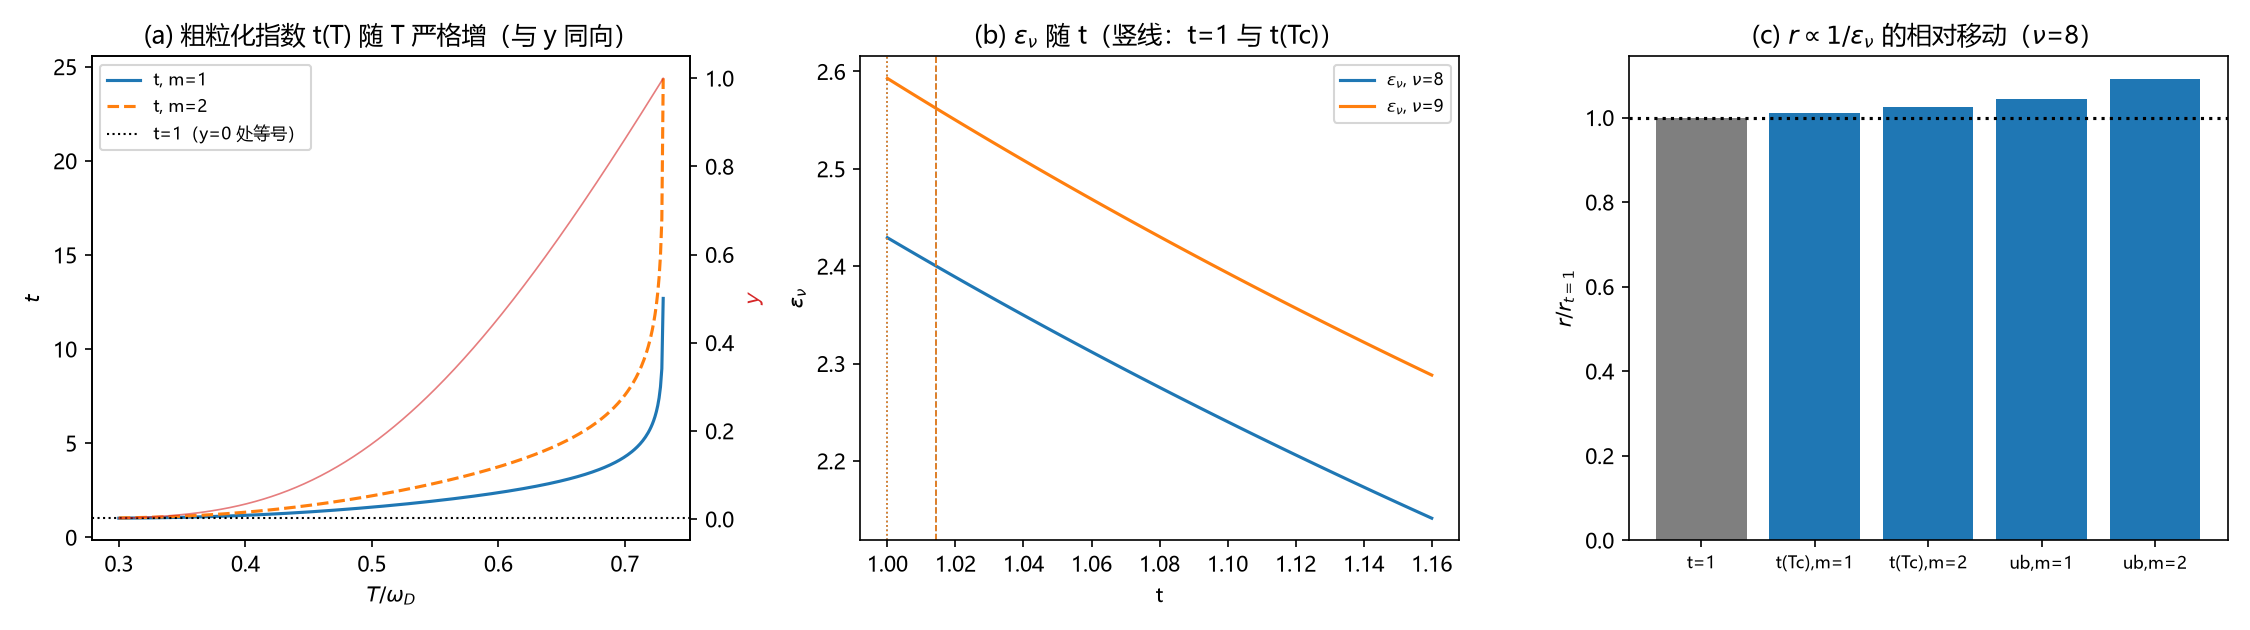

Reproduce this figure in Python.
# -*- coding: utf-8 -*-
"""环 15 / 审-6 重开（第 186 轮）：粗粒化指数 t 对逸度 y 的方向与下界，及 epsilon_nu 交接

登记口径（不新引参数）：
- R-158 ④：t(T) = 1 + m*ln(1-y(T))/ln p_pair(T)
- (15L.3)：y(T) = 2*pi*exp(-E_c/(k_B T))，E_c = (pi^2/2)*Upsilon，Upsilon = Upsilon_0*w(T)（185 轮）
- 下游：x_* = Fbar_nu^{-1}(p_c^{1/t})，eps_nu = 2 x_* f_nu(x_*)/pbar_nu(x_*)，r ∝ 1/eps_nu

本脚本只做三件事：
1. t(T) 在 T 上严格增（与 y 同向）——数值侧核对 186 轮定理 TargetPropTEffMMono；
2. t(T) >= 1 且等号只在 y=0——核对 TargetPropTEffMGeOne；
3. 由新 t(T_c) 重算 x_*、eps_nu 交接表，给出 r 的相对移动（r 的结构不变，只随 eps_nu 反比移动）。
"""
import json
import numpy as np
import matplotlib
matplotlib.use("Agg")
import matplotlib.pyplot as plt
from scipy.stats import chi2
from scipy.optimize import brentq

plt.rcParams["font.sans-serif"] = ["Microsoft YaHei", "SimHei", "DejaVu Sans"]
plt.rcParams["axes.unicode_minus"] = False

PC = 0.592746
NU = 9.0
TU = 1.3
TC = 0.3
XC = 4.5
BETA_K = 0.89294
UPS0_WP = 2.0 * 3.207211 / np.pi ** 2      # 185 轮工作点支 0.6499168


def w(x, n=40001):
    if x <= 0.0:
        return 1.0
    u = np.linspace(0.0, 1.0, n)
    return float(2.0 * np.trapezoid(u * np.tanh(u / (2.0 * x)), u))


WC = w(TC)
phic = 1.0 - chi2.cdf(XC, NU)
p_pair = lambda t: 1.0 - chi2.cdf(XC * WC / w(t), NU)
y_of = lambda t: 2.0 * np.pi * np.exp(-np.pi ** 2 * (UPS0_WP * w(t)) / (2.0 * t))
t_of = lambda T, m: 1.0 + m * np.log(1.0 - y_of(T)) / np.log(p_pair(T))

K_BREAK = 2.0 * np.log(2.0 * np.pi) / np.pi ** 2
T_BREAK = float(brentq(lambda T: UPS0_WP * w(T) / T - K_BREAK, TC, 2.0, xtol=1e-14))

out = {"w_Tc": WC, "p_at_Tc": phic, "Upsilon0_wp": UPS0_WP, "T_break": T_BREAK}

# ---- 1. 方向：t(T) 对 T（随 y 增）——数值核对 TargetPropTEffMMono ----
Ts = np.linspace(TC, T_BREAK - 1e-4, 400)
rows = []
for T in Ts:
    rows.append({"T": float(T), "w": w(float(T)), "y": y_of(float(T)),
                 "p_pair": p_pair(float(T)), "t_m1": t_of(float(T), 1), "t_m2": t_of(float(T), 2)})
t1 = np.array([r["t_m1"] for r in rows])
t2 = np.array([r["t_m2"] for r in rows])
out["t_m1_strict_increasing"] = bool(np.all(np.diff(t1) > 0))
out["t_m2_strict_increasing"] = bool(np.all(np.diff(t2) > 0))
out["t_min_over_domain_m1"] = float(t1.min())
out["t_min_over_domain_m2"] = float(t2.min())
out["t_at_Tc_m1"] = t_of(TC, 1)
out["t_at_Tc_m2"] = t_of(TC, 2)
out["t_at_domain_end_m1"] = float(t1[-1])
out["t_at_domain_end_m2"] = float(t2[-1])

# ---- 2. 下界：t>=1（y in [0,1)），等号只在 y=0（T=0 侧，w(0)=1、y→0） ----
out["t_ge_one_all"] = bool(np.all(t1 >= 1.0 - 1e-15) and np.all(t2 >= 1.0 - 1e-15))
T0 = 1e-6
out["t_at_T0_m1"] = t_of(T0, 1)
out["y_at_T0"] = y_of(T0)

# ---- 3. epsilon_nu 交接：x_* 由 p_c^{1/t} 定，eps_nu = 2x f/pbar ----
def x_star(nu, t):
    q = PC ** (1.0 / t)                      # = pbar_nu(x_*)
    return float(brentq(lambda x: chi2.sf(x, nu) - q, 1e-8, 200.0, xtol=1e-14))


def eps_nu(nu, t):
    x = x_star(nu, t)
    f = float(chi2.pdf(x, nu))
    pb = float(chi2.sf(x, nu))
    return x, 2.0 * x * f / pb


cases = []
for nu in (9, 8):
    for lab, t in (("t=1", 1.0), ("t(Tc),m=1", t_of(TC, 1)), ("t(Tc),m=2", t_of(TC, 2)),
                   ("t_ub,m=1 (15L.6)", 1.0509), ("t_ub,m=2 (15L.6)", 1.1072)):
        x, e = eps_nu(nu, t)
        cases.append({"nu": nu, "case": lab, "t": float(t), "x_star": x, "eps_nu": e})
out["cases"] = cases

# r ∝ 1/eps_nu：相对基线（nu=9,t=1 登记值 eps=2.5929；nu=8,t=1 = 2.4293）
base9 = [c for c in cases if c["nu"] == 9 and c["case"] == "t=1"][0]["eps_nu"]
base8 = [c for c in cases if c["nu"] == 8 and c["case"] == "t=1"][0]["eps_nu"]
out["eps_nu_baseline_nu9_t1"] = base9
out["eps_nu_baseline_nu8_t1"] = base8
for c in cases:
    c["r_rel_to_nu9_t1"] = base9 / c["eps_nu"]
    c["r_rel_to_same_nu_t1"] = (base8 if c["nu"] == 8 else base9) / c["eps_nu"]

# ---- 图：三面板（a) t(T)；(b) y(T)；(c) eps_nu 随 t 与 r 相对 ----
fig, axes = plt.subplots(1, 3, figsize=(15, 4.2))
ax = axes[0]
ax.plot(Ts, t1, label="t, m=1")
ax.plot(Ts, t2, "--", label="t, m=2")
ax.axhline(1.0, color="k", ls=":", lw=1.0, label="t=1（y=0 处等号）")
ax.set(xlabel=r"$T/\omega_D$", ylabel="$t$", title="(a) 粗粒化指数 t(T) 随 T 严格增（与 y 同向）")
ax.legend(fontsize=8)
ax2 = ax.twinx()
ax2.plot(Ts, [r["y"] for r in rows], color="C3", lw=0.8, alpha=0.6)
ax2.set_ylabel("$y$", color="C3")

ax = axes[1]
tgrid = np.linspace(1.0, 1.16, 120)
for nu, c in ((8, "C0"), (9, "C1")):
    ax.plot(tgrid, [eps_nu(nu, float(t))[1] for t in tgrid], c, label=r"$\epsilon_\nu$, $\nu$=%d" % nu)
for nu, c in ((8, "C0"), (9, "C1")):
    for tt, ls in ((1.0, ":"), (t_of(TC, 1), "--")):
        ax.axvline(tt, color=c, ls=ls, lw=0.8)
ax.set(xlabel="t", ylabel=r"$\epsilon_\nu$", title="(b) $\\epsilon_\\nu$ 随 t（竖线：t=1 与 t(Tc)）")
ax.legend(fontsize=8)

ax = axes[2]
plt_ = [c for c in cases if c["nu"] == 8]
labs = ["t=1", "t(Tc),m=1", "t(Tc),m=2", "ub,m=1", "ub,m=2"]
vals = [c["r_rel_to_same_nu_t1"] for c in plt_]
ax.bar(range(len(vals)), vals, color=["C7"] + ["C0"] * 4)
ax.set_xticks(range(len(vals)))
ax.set_xticklabels(labs, fontsize=8)
ax.axhline(1.0, color="k", ls=":")
ax.set(ylabel=r"$r/r_{t=1}$", title="(c) $r\\propto 1/\\epsilon_\\nu$ 的相对移动（$\\nu$=8）")

fig.tight_layout()
fig.savefig("环15粗粒化指数t_方向与下界.png", dpi=150)
with open("环15粗粒化指数t_方向与下界.json", "w", encoding="utf-8") as fh:
    json.dump(out, fh, ensure_ascii=False, indent=2)
print(json.dumps(out, ensure_ascii=False, indent=2))
